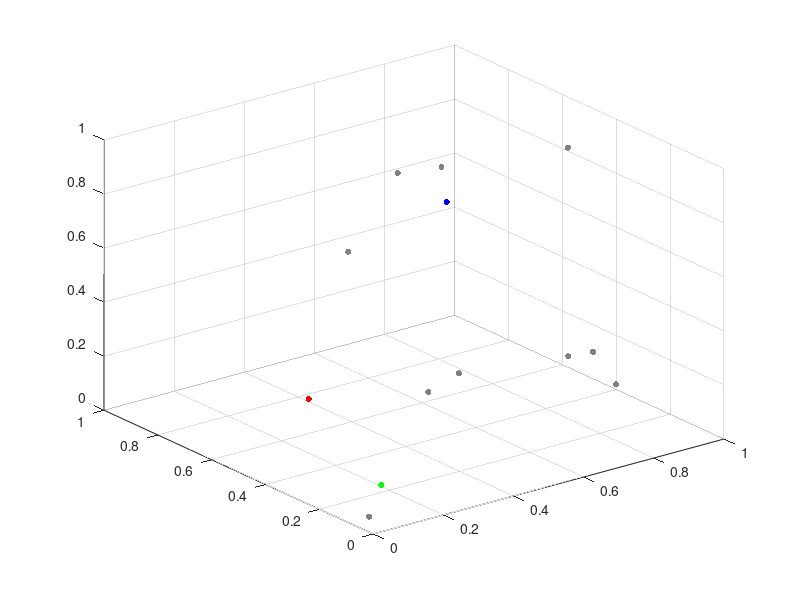

Here is the MATLAB script that generated this plot: (Note: this script raises an error after producing the figure.)

P1 = [0.2 0.5 0.2; 0.1 0.1 0.1; 0.9 0.9 0.5];
C1 = [1 0 0; 0 1 0; 0 0 1];

Np = 10;
P2 = rand(Np, 3);
C2 = repmat([0.5 0.5 0.5], [Np,1]);

figure,
scatter3(P1(:,1), P1(:,2), P1(:,3), 20, C1, 'filled'); hold on;
scatter3(P2(:,1), P2(:,2), P2(:,3), 20, C2, 'filled');
hold off;

Cb = repmat([0.0 0.0 0.0], [Np,1]);

[P3, C3] = mergePoints(P1, C1, P2, C2, 0.4);

figure,
scatter3(P2(:,1), P2(:,2), P2(:,3), 10, Cb, 'filled'); hold on;
scatter3(P3(:,1), P3(:,2), P3(:,3), 20, C3, 'filled');
hold off;